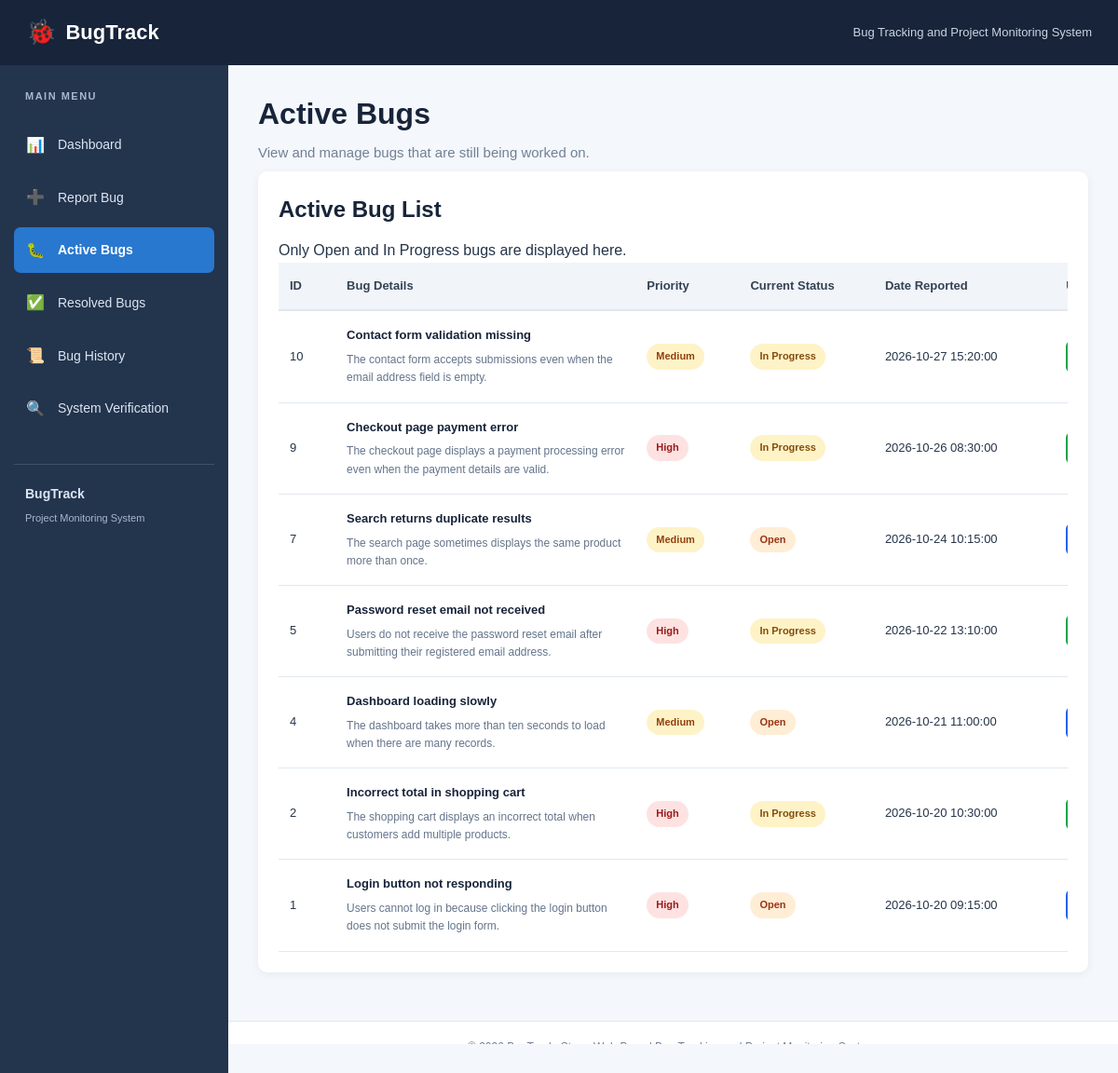
Screenshot of /active_bugs.php with the database file from the repository.
### tables this page shows
CREATE TABLE IF NOT EXISTS bugs (
    id INT UNSIGNED AUTO_INCREMENT PRIMARY KEY,
    title VARCHAR(150) NOT NULL,
    description TEXT NOT NULL,
    priority ENUM('Low', 'Medium', 'High') NOT NULL,
    status ENUM('Open', 'In Progress', 'Resolved')
        NOT NULL DEFAULT 'Open',
    date_reported DATETIME NOT NULL DEFAULT CURRENT_TIMESTAMP,
    date_resolved DATETIME DEFAULT NULL
);

### includes/functions.php (called while the page is built, shortened)
<?php
function e($value)
{
    return htmlspecialchars(
        (string) $value,
        ENT_QUOTES,
        'UTF-8'
    );
}

### active_bugs.php (the view, shortened to what this page needs)
<?php
require_once __DIR__ . '/config/database.php';
require_once __DIR__ . '/includes/functions.php';
$stmt = $pdo->prepare("
    SELECT id, title, description, priority, status, date_reported
    FROM bugs
    WHERE status IN ('Open', 'In Progress')
    ORDER BY date_reported DESC, id DESC
");
$stmt->execute();
$bugs = $stmt->fetchAll();
require_once __DIR__ . '/includes/header.php';
require_once __DIR__ . '/includes/sidebar.php';
?>
<div class="page-title">
    <div>
        <h1>Active Bugs</h1>
        <p>View and manage bugs that are still being worked on.</p>
    </div>
</div>
<div class="card">
    <h2>Active Bug List</h2>
    <p class="description">
        Only Open and In Progress bugs are displayed here.
    </p>
    <?php if (count($bugs) > 0): ?>
        <div class="table-responsive">
            <table class="data-table active-bugs-table">
                <thead>
                    <tr>
                        <th>ID</th>
                        <th>Bug Details</th>
                        <th>Priority</th>
                        <th>Current Status</th>
                        <th>Date Reported</th>
                        <th>Update Status</th>
                    </tr>
                </thead>
                <tbody>
                    <?php foreach ($bugs as $bug): ?>
                        <tr>
                            <td><?= e($bug['id']) ?></td>
                            <td>
                                <strong><?= e($bug['title']) ?></strong>
                                <div class="bug-description">
                                    <?= e($bug['description']) ?>
                                </div>
                            </td>
                            <td>
                                <span class="priority <?= strtolower(e($bug['priority'])) ?>">
                                    <?= e($bug['priority']) ?>
                                </span>
                            </td>
                            <td>
                                <span class="status <?= $bug['status'] === 'Open' ? 'open' : 'in-progress' ?>">
                                    <?= e($bug['status']) ?>
                                </span>
                            </td>
                            <td><?= e($bug['date_reported']) ?></td>
                            <td>
                            </td>
                        </tr>
                    <?php endforeach; ?>
                </tbody>
            </table>
        </div>
    <?php else: ?>
        <p class="empty-state">There are currently no active bugs.</p>
    <?php endif; ?>
</div>
<?php require_once __DIR__ . '/includes/footer.php'; ?>

### assets/css/style.css (style rules this page uses)
* { margin: 0; padding: 0; box-sizing: border-box; }
body { font-family: Arial, Helvetica, sans-serif; background: #f4f7fb; color: #263449; line-height: 1.6; }
.page-title { font-size: 25px; color: #17243a; margin-bottom: 8px; }
.card { background: #ffffff; padding: 22px; border-radius: 10px; box-shadow: 0 2px 10px rgba(20, 40, 70, 0.06); margin-bottom: 20px; }
.card h2, .card h3 { color: #17243a; margin-bottom: 12px; }
.table-responsive { width: 100%; overflow-x: auto; }
.data-table { width: 100%; border-collapse: collapse; font-size: 13px; }
.data-table th { background: #f1f5f9; color: #475569; text-align: left; padding: 13px; white-space: nowrap; }
.data-table td { padding: 14px 13px; border-bottom: 1px solid #e2e8f0; }
.bug-description { max-width: 280px; margin-top: 6px; color: #64748b; font-size: 13px; line-height: 1.5; overflow-wrap: anywhere; }
.active-bugs-table { width: 100%; min-width: 1000px; table-layout: fixed; border-collapse: collapse; font-size: 13px; }
.active-bugs-table th { background: #f1f5f9; color: #334155; text-align: left; padding: 15px 12px; border-bottom: 2px solid #e2e8f0; white-space: nowrap; }
.active-bugs-table td { padding: 16px 12px; border-bottom: 1px solid #e2e8f0; vertical-align: middle; overflow-wrap: anywhere; }
.active-bugs-table th:nth-child(1), .active-bugs-table td:nth-child(1) { width: 55px; }
.active-bugs-table th:nth-child(2), .active-bugs-table td:nth-child(2) { width: 290px; }
.active-bugs-table th:nth-child(3), .active-bugs-table td:nth-child(3) { width: 100px; }
.active-bugs-table th:nth-child(4), .active-bugs-table td:nth-child(4) { width: 130px; }
.active-bugs-table th:nth-child(5), .active-bugs-table td:nth-child(5) { width: 175px; }
.active-bugs-table th:nth-child(6), .active-bugs-table td:nth-child(6) { width: 150px; }
.active-bugs-table td strong { display: block; color: #17243a; margin-bottom: 5px; font-size: 13px; }
.active-bugs-table .bug-description { max-width: 100%; color: #64748b; font-size: 12px; line-height: 1.6; }
.active-bugs-table .priority { display: inline-block; padding: 5px 10px; border-radius: 20px; font-size: 11px; font-weight: bold; }
.active-bugs-table .priority.medium { background: #fef3c7; color: #92400e; }
.active-bugs-table .priority.high { background: #fee2e2; color: #991b1b; }
.active-bugs-table .status { display: inline-block; padding: 5px 10px; border-radius: 20px; font-size: 11px; font-weight: bold; white-space: nowrap; }
.active-bugs-table .status.open { background: #ffedd5; color: #9a3412; }
.active-bugs-table .status.in-progress { background: #fef3c7; color: #854d0e; }
.page-title h1 { font-size: 32px; line-height: 1.3; color: #17243a; margin-bottom: 8px; }
.page-title p { font-size: 15px; color: #718096; }

### rows the page displays
bugs: id "10", title "Contact form validation missing", description "The contact form accepts submissions even when the email address field is empty.", priority "Medium", status "In Progress", date_reported "2026-10-27 15:20:00"
bugs: id "9", title "Checkout page payment error", description "The checkout page displays a payment processing error even when the payment details are valid.", priority "High", status "In Progress", date_reported "2026-10-26 08:30:00"
bugs: id "7", title "Search returns duplicate results", description "The search page sometimes displays the same product more than once.", priority "Medium", status "Open", date_reported "2026-10-24 10:15:00"
bugs: id "5", title "Password reset email not received", description "Users do not receive the password reset email after submitting their registered email address.", priority "High", status "In Progress", date_reported "2026-10-22 13:10:00"
bugs: id "4", title "Dashboard loading slowly", description "The dashboard takes more than ten seconds to load when there are many records.", priority "Medium", status "Open", date_reported "2026-10-21 11:00:00"
bugs: id "2", title "Incorrect total in shopping cart", description "The shopping cart displays an incorrect total when customers add multiple products.", priority "High", status "In Progress", date_reported "2026-10-20 10:30:00"
bugs: id "1", title "Login button not responding", description "Users cannot log in because clicking the login button does not submit the login form.", priority "High", status "Open", date_reported "2026-10-20 09:15:00"
